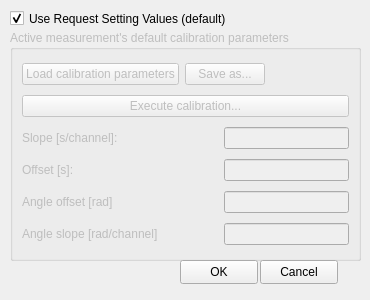
<?xml version="1.0" encoding="UTF-8"?>
<ui version="4.0">
 <!-- TODO: This doesn't seem to be used for anything. Delete? -->
 <class>Dialog</class>
 <widget class="QDialog" name="Dialog">
  <property name="geometry">
   <rect>
    <x>0</x>
    <y>0</y>
    <width>370</width>
    <height>300</height>
   </rect>
  </property>
  <property name="minimumSize">
   <size>
    <width>360</width>
    <height>300</height>
   </size>
  </property>
  <property name="maximumSize">
   <size>
    <width>370</width>
    <height>300</height>
   </size>
  </property>
  <property name="windowTitle">
   <string>Measurements's Calibration Parameters</string>
  </property>
  <widget class="QGroupBox" name="groupBox_5">
   <property name="enabled">
    <bool>false</bool>
   </property>
   <property name="geometry">
    <rect>
     <x>10</x>
     <y>30</y>
     <width>351</width>
     <height>231</height>
    </rect>
   </property>
   <property name="title">
    <string>Active measurement's default calibration parameters</string>
   </property>
   <layout class="QVBoxLayout" name="verticalLayout_4">
    <item>
     <layout class="QHBoxLayout" name="horizontalLayout_29">
      <item>
       <widget class="QPushButton" name="loadCalibrationParametersButton">
        <property name="text">
         <string>Load calibration parameters</string>
        </property>
       </widget>
      </item>
      <item>
       <widget class="QPushButton" name="saveCalibrationParametersButton">
        <property name="text">
         <string>Save as...</string>
        </property>
       </widget>
      </item>
      <item>
       <spacer name="horizontalSpacer_29">
        <property name="orientation">
         <enum>Qt::Horizontal</enum>
        </property>
        <property name="sizeHint" stdset="0">
         <size>
          <width>40</width>
          <height>20</height>
         </size>
        </property>
       </spacer>
      </item>
     </layout>
    </item>
    <item>
     <widget class="QPushButton" name="executeCalibrationButton">
      <property name="text">
       <string>Execute calibration...</string>
      </property>
     </widget>
    </item>
    <item>
     <layout class="QHBoxLayout" name="horizontalLayout_9">
      <item>
       <widget class="QLabel" name="label_9">
        <property name="text">
         <string>Slope [s/channel]:</string>
        </property>
       </widget>
      </item>
      <item>
       <spacer name="horizontalSpacer_9">
        <property name="orientation">
         <enum>Qt::Horizontal</enum>
        </property>
        <property name="sizeHint" stdset="0">
         <size>
          <width>40</width>
          <height>20</height>
         </size>
        </property>
       </spacer>
      </item>
      <item>
       <widget class="QLineEdit" name="slopeLineEdit">
        <property name="minimumSize">
         <size>
          <width>125</width>
          <height>0</height>
         </size>
        </property>
        <property name="maximumSize">
         <size>
          <width>125</width>
          <height>16777215</height>
         </size>
        </property>
       </widget>
      </item>
     </layout>
    </item>
    <item>
     <layout class="QHBoxLayout" name="horizontalLayout_10">
      <item>
       <widget class="QLabel" name="label_10">
        <property name="text">
         <string>Offset [s]:</string>
        </property>
       </widget>
      </item>
      <item>
       <spacer name="horizontalSpacer_10">
        <property name="orientation">
         <enum>Qt::Horizontal</enum>
        </property>
        <property name="sizeHint" stdset="0">
         <size>
          <width>40</width>
          <height>20</height>
         </size>
        </property>
       </spacer>
      </item>
      <item>
       <widget class="QLineEdit" name="offsetLineEdit">
        <property name="minimumSize">
         <size>
          <width>125</width>
          <height>0</height>
         </size>
        </property>
        <property name="maximumSize">
         <size>
          <width>125</width>
          <height>16777215</height>
         </size>
        </property>
       </widget>
      </item>
     </layout>
    </item>
    <item>
     <layout class="QHBoxLayout" name="horizontalLayout_7">
      <item>
       <widget class="QLabel" name="label_6">
        <property name="text">
         <string>Angle offset [rad]</string>
        </property>
       </widget>
      </item>
      <item>
       <spacer name="horizontalSpacer_5">
        <property name="orientation">
         <enum>Qt::Horizontal</enum>
        </property>
        <property name="sizeHint" stdset="0">
         <size>
          <width>40</width>
          <height>20</height>
         </size>
        </property>
       </spacer>
      </item>
      <item>
       <widget class="QLineEdit" name="angleOffsetLineEdit">
        <property name="minimumSize">
         <size>
          <width>125</width>
          <height>0</height>
         </size>
        </property>
        <property name="maximumSize">
         <size>
          <width>125</width>
          <height>16777215</height>
         </size>
        </property>
       </widget>
      </item>
     </layout>
    </item>
    <item>
     <layout class="QHBoxLayout" name="horizontalLayout_6">
      <item>
       <widget class="QLabel" name="label_5">
        <property name="text">
         <string>Angle slope [rad/channel]</string>
        </property>
       </widget>
      </item>
      <item>
       <spacer name="horizontalSpacer_4">
        <property name="orientation">
         <enum>Qt::Horizontal</enum>
        </property>
        <property name="sizeHint" stdset="0">
         <size>
          <width>40</width>
          <height>20</height>
         </size>
        </property>
       </spacer>
      </item>
      <item>
       <widget class="QLineEdit" name="angleSlopeLineEdit">
        <property name="minimumSize">
         <size>
          <width>125</width>
          <height>0</height>
         </size>
        </property>
        <property name="maximumSize">
         <size>
          <width>125</width>
          <height>16777215</height>
         </size>
        </property>
       </widget>
      </item>
     </layout>
    </item>
   </layout>
  </widget>
  <widget class="QCheckBox" name="useRequestSettingsValuesCheckBox">
   <property name="geometry">
    <rect>
     <x>10</x>
     <y>10</y>
     <width>251</width>
     <height>17</height>
    </rect>
   </property>
   <property name="text">
    <string>Use Request Setting Values (default)</string>
   </property>
   <property name="checked">
    <bool>true</bool>
   </property>
  </widget>
  <widget class="QPushButton" name="OKButton">
   <property name="geometry">
    <rect>
     <x>180</x>
     <y>260</y>
     <width>78</width>
     <height>24</height>
    </rect>
   </property>
   <property name="text">
    <string>OK</string>
   </property>
  </widget>
  <widget class="QPushButton" name="cancelButton">
   <property name="geometry">
    <rect>
     <x>260</x>
     <y>260</y>
     <width>78</width>
     <height>24</height>
    </rect>
   </property>
   <property name="text">
    <string>Cancel</string>
   </property>
  </widget>
 </widget>
 <tabstops>
  <tabstop>useRequestSettingsValuesCheckBox</tabstop>
  <tabstop>OKButton</tabstop>
  <tabstop>cancelButton</tabstop>
  <tabstop>loadCalibrationParametersButton</tabstop>
  <tabstop>saveCalibrationParametersButton</tabstop>
  <tabstop>executeCalibrationButton</tabstop>
  <tabstop>slopeLineEdit</tabstop>
  <tabstop>offsetLineEdit</tabstop>
 </tabstops>
 <resources/>
 <connections>
  <connection>
   <sender>useRequestSettingsValuesCheckBox</sender>
   <signal>toggled(bool)</signal>
   <receiver>groupBox_5</receiver>
   <slot>setDisabled(bool)</slot>
   <hints>
    <hint type="sourcelabel">
     <x>38</x>
     <y>25</y>
    </hint>
    <hint type="destinationlabel">
     <x>40</x>
     <y>36</y>
    </hint>
   </hints>
  </connection>
 </connections>
</ui>
